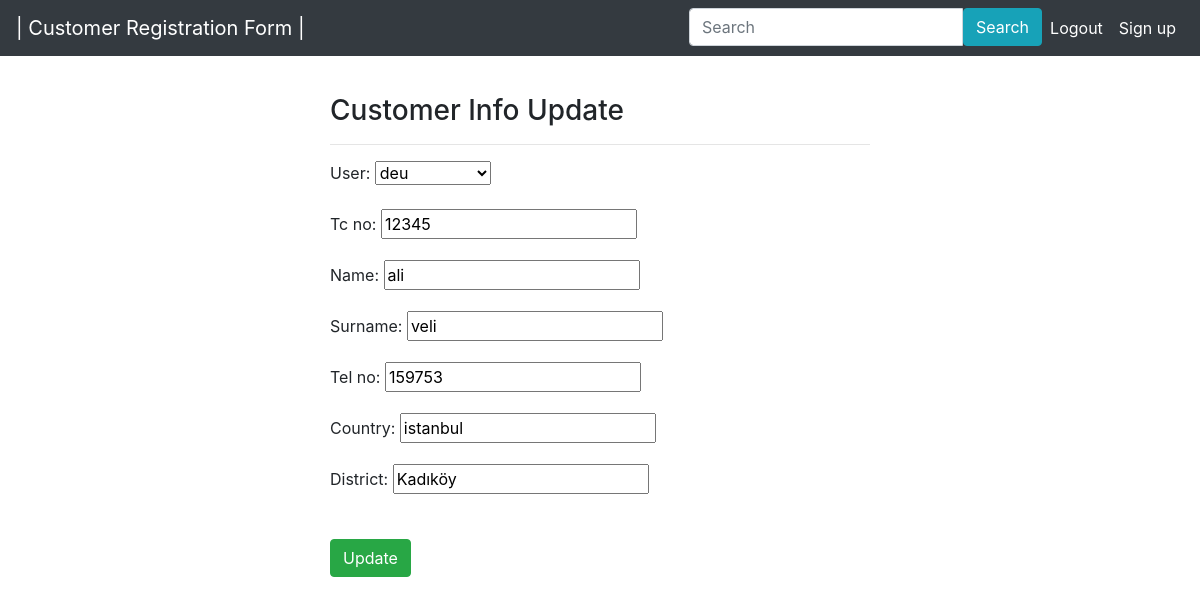
The page /update/5 (signed in) on the database its author committed.
### customer/models.py (models this page shows, shortened)
class Customer(models.Model):
  user = models.ForeignKey('auth.User', on_delete=models.CASCADE,verbose_name='User')
  tc = models.CharField(verbose_name='Tc no',max_length=11, unique=True)
  name = models.CharField(max_length=50, verbose_name='Name')
  surname = models.CharField(max_length=50, verbose_name='Surname')
  phone = models.CharField(verbose_name='Tel no', max_length=11)
  city = models.CharField(max_length=50, verbose_name='Country')
  district = models.CharField(max_length=50, verbose_name='district')
  created_date = models.DateTimeField(auto_now_add=True, verbose_name='created date')

### customer/views.py (the view)
# urls.py: path('update/<int:id>',views.UpdateCustomer, name='updatecustomer'),
@login_required(login_url="user:login")
def UpdateCustomer(request, id):
    customer = get_object_or_404(Customer, id=id)
    form = CustomerForm(request.POST or None,
                        request.FILES or None, instance=customer)
    if form.is_valid():
        customer = form.save(commit=False)
        customer.user = request.user
        customer.save()
        messages.success(request, "Customer record updated Succesfully...")
        return redirect('customer:index')
    return render(request, 'update.html', {"form": form})

### customer/forms.py
class CustomerForm(forms.ModelForm):
  tc : forms.Textarea(attrs={'rows': '3', 'minlength': 10,'maxlength': 11})
  class Meta:
    model=Customer
    fields = ["user","tc","name","surname","phone","city","district"]

### templates/update.html (shortened to what this page needs)
{% extends 'layout.html' %}
{% block body %}
<br>
<div class="row">
  <div class="col-md-6 offset-md-3">
    <h3>Customer Info Update</h3>
    <hr>
    <form method="post">
        {{form.as_p}}
        <br>
        <button type="submit" class="btn btn-success">Update</button>
    </form>
  </div>
</div>
{% endblock body %}

### rows shown on the page
Customer: user "deu", tc "12345", name "ali", surname "veli", phone "159753", city "istanbul", district "Kadıköy"
